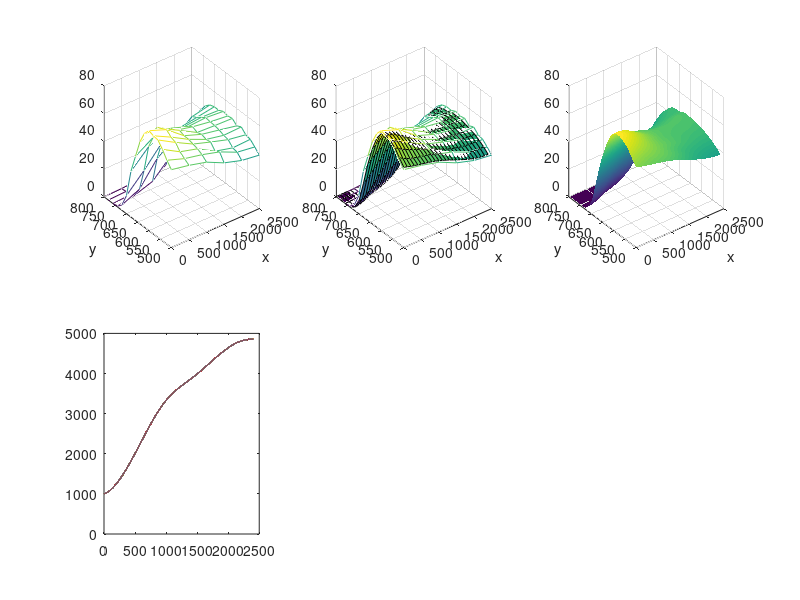

Recreate this plot in MATLAB. (Note: this script raises an error after producing the figure.)
clc;clear;
x=0:500:2500;
y=500:20:800;
testwl=500:0.5:800;
temps=[56.2358	53.7333	50.3962	44.2784	40.3851	38.6056
60.581	56.132	53.351	49.7359	43.8959	42.0607
65.9829	58.6414	55.138	47.796	44.5702	45.1264
70.3283	62.9312	56.1459	51.9746	48.081	45.9678
70.8912	64.3284	57.0983	51.4254	48.7557	49.2002
72.1218	67.2831	57.2718	52.6557	50.1531	47.5381
67.6793	65.6217	58.6692	51.5505	50.8832	50.4383
59.2325	64.0706	56.1732	53.2256	51.168	49.7778
46.2807	54.234	55.3462	50.8971	51.7312	50.619
33.1062	45.0638	51.7378	48.2341	49.5135	48.9572
13.0908	25.6048	39.6206	44.9042	47.0177	49.0756
3.92105	9.76068	26.168	35.4559	45.1892	47.9701
0.59093	3.0934	7.265	19.5007	38.9667	44.8065
0.04154	0.8758	4.04599	10.8871	29.9082	37.3053
0.15988	0.71593	1.99525	7.83506	20.7383	29.0809
0.01154	0.3334	1.2792	7.56407	11.1791	21.4681];
[x,y]=meshgrid(x,y);
figure(1);
subplot(2,3,1);
mesh(x,y,temps);
xlabel('x');
ylabel('y');

xj=0:100:2400;
yj=500:20:800;
[xj,yj]=meshgrid(xj,yj);
zj=interp2(x,y,temps,xj,yj,'spline');
K = (1/4)*ones(2);
Tsmooth = conv2(zj,K,'same');
Tsmooth(:,end) = Tsmooth(:,end)*2;
subplot(2,3,2);
mesh(x,y,temps);hold on
surf(xj,yj,Tsmooth);
xlabel('x');
ylabel('y');

xi=0:2:2400;      %Finial Para Gate Voltage
yi=500:1:800;     %Finial Spetrum Wave Length
[xi,yi]=meshgrid(xi,yi);
zi=interp2(xj,yj,Tsmooth,xi,yi,'cubic');
subplot(2,3,3);
surf(xi,yi,zi);
shading interp
xlabel('x');
ylabel('y');

xt = 500:1:800;
yt = 100*normpdf(xt, 700, 10);%+100*normpdf(xt,744.3, 10);
z0 = zi.';
Vt = z0*yt.';
subplot(2,3,4);
plot(xi.',Vt.');
load invs
invs = pinv(z0);

St_m=[];    %Initialize the test spectrum matrix
Vt_m=[];    %Initialize the response IV matrix
for i=testwl
    yt = 100*normpdf(xt, i, 3);
    Vti = z0*yt.';
    St_m = [St_m yt.'];
    Vt_m = [Vt_m Vti];
end

%%
clf;
lambda_1 = 645;
lambda_a = 680;
lambda_2 = 715;
lambda_b = 750;
lambda_3 = 785;

V_td0 = [];
S_td0 = [];
A_td0 = [];
% RawCode = [0 1 0 1 0 1 0 1
%            0 1 0 0 0 1 0 1
%            0 1 0 1 0 0 1 1
%            0 1 0 1 0 1 0 0
%            0 1 0 0 0 0 1 1];
RawCode = [0 1 0 0 0 1 0 1 1 1 1 1 0 1 1 1 1 1 0 1 1 1 1 1 0 0 1 1 1 1 0 
           0 1 0 0 0 1 0 1 0 0 0 0 0 1 0 0 0 0 0 0 0 1 0 0 0 1 0 0 0 0 0
           0 1 0 0 0 1 0 1 1 1 1 0 0 1 1 1 1 1 0 0 0 1 0 0 0 1 0 0 0 0 0
           0 1 0 0 0 1 0 1 0 0 0 0 0 0 0 0 0 1 0 0 0 1 0 0 0 1 0 0 0 0 0
           0 0 1 1 1 0 0 1 1 1 1 1 0 1 1 1 1 1 0 0 0 1 0 0 0 0 1 1 1 1 0];
Inten = (50+950*RawCode.')*diag([16 13.5 11 13 10]);
% Inten = [5 5 5
%         100 5 5
%         8 100 5
%         102 100 5
%         9 6 100
%         101 5 100
%         7 100 100
%         100 100 100];

for j=1:length(Inten(:,1))
%     y_td0 = Inten(j,1)*(1+0.1*rand())*normpdf(xt, lambda_1*(1+0.01*rand()), 15.23)+...
%             Inten(j,2)*(1+0.1*rand())*normpdf(xt, lambda_2*(1+0.01*rand()), 16.26)+...
%             Inten(j,3)*(1+0.1*rand())*normpdf(xt, lambda_3*(1+0.01*rand()), 17.32);
    
    y_td0 = Inten(j,1)*(1+0.0001*rand())*normpdf(xt, lambda_1, 2)+...
            Inten(j,2)*(1+0.0001*rand())*normpdf(xt, lambda_a, 6)+...
            Inten(j,3)*(1+0.0001*rand())*normpdf(xt, lambda_2, 2)+...
            Inten(j,4)*(1+0.0001*rand())*normpdf(xt, lambda_b, 2)+...
            Inten(j,5)*(1+0.0001*rand())*normpdf(xt, lambda_3, 2);
    V_td0 = [V_td0 z0*y_td0.'];
    S_td0 = [S_td0 y_td0.'];
    A_td0 = [A_td0 invs*V_td0(:,j)];
end
contourf(A_td0,15)
ylim([100 300]) 
set(gca,'YDir','reverse')
%%
%-- Vt_m add noise --%
[a b] = size(Vt_m);
V = 0:2:2400;
Amp = repmat(exp(V/2500).',1,b);
noise = wgn(a,b,20).*Amp;
Vt_m_n = Vt_m+noise;
subplot(2,3,6);
mesh(Vt_m_n);
%%
subplot(2,3,5);
plot(xt,yt);
hold on
plot(xt,invs*Vt)

%%
subplot(2,3,6);
anser = invs*Vt_m;
[a_max,p] = max(anser,[],2);
norm = anser./a_max;
mesh(norm)
hold on;
plot3(p,[0:300],ones(301),'r.','markersize',30);
axis([0 600 0 300]);

